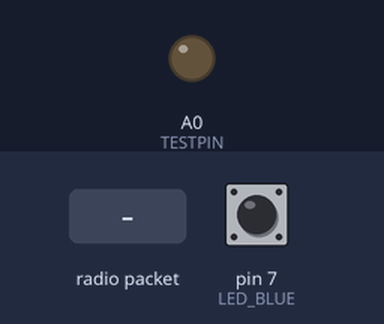
The sketch below on a simulated Arduino Uno, built with avr-gcc and run on an emulated ATmega328P. Parts: output pins drawn as LEDs (lit = HIGH). The test bench sets the inputs (shaded band); at power-on: pin 7 (LED_BLUE) HIGH. No radio packets arrive unless stated; what the sketch prints to the serial monitor is not drawn.

Above: at 1.2 s.
1.3 s: radio packet "1" arrives
Timing chart, 0 to 4.3 s (numbered marks = the images above; inputs shaded):
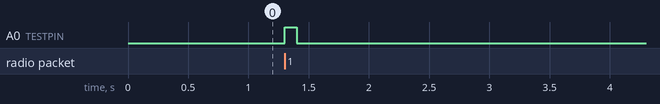

The sketch:

nrf24_master_V1_3.ino
```cpp
// nrf24_reliable_datagram_client.pde
// -*- mode: C++ -*-
// Example sketch showing how to create a simple addressed, reliable messaging client
// with the RHReliableDatagram class, using the RH_NRF24 driver to control a NRF24 radio.
// It is designed to work with the other example nrf24_reliable_datagram_server
// Tested on Uno with Sparkfun WRL-00691 NRF24L01 module
// Tested on Teensy with Sparkfun WRL-00691 NRF24L01 module
// Tested on Anarduino Mini (http://www.anarduino.com/mini/) with RFM73 module
// Tested on Arduino Mega with Sparkfun WRL-00691 NRF25L01 module

#include <RHReliableDatagram.h>
#include <RH_NRF24.h>
#include <SPI.h>

#define CLIENT_ADDRESS 1
#define SERVER_ADDRESS 2

#define  LED_BLUE  7
#define  LED_RED   6
#define  CE        9  //Toggle between RX/TX modes for the radio
#define  CSN       10 //SS for SPI communications
#define TESTPIN    A0

// Singleton instance of the radio driver
RH_NRF24 nrf24(CE, CSN);// CE, CSN pins

// RH_NRF24 driver(8, 7);   // For RFM73 on Anarduino Mini

// Class to manage message delivery and receipt, using the driver declared above
RHReliableDatagram manager(nrf24, SERVER_ADDRESS);

uint8_t data[] = "Hello World!";

// Dont put this on the stack:
uint8_t buf[RH_NRF24_MAX_MESSAGE_LEN];

String inputString = "";         // a string to hold incoming data
boolean stringComplete = false;  // whether the string is complete

void setup()
{
  Serial.begin(115200);
  pinMode(TESTPIN, OUTPUT);
  if (!manager.init())
    Serial.println("init failed");
  // Defaults after init are 2.402 GHz (channel 2), 2Mbps, 0dBm


  //  if (!nrf24.setRF(RH_NRF24::DataRate1Mbps, RH_NRF24::TransmitPower0dBm))
  //  digitalWrite(LED_RED,HIGH);
  data[0] = 0x02;
  data[1] = 0x00;
  data[2] = 0x00;

  manager.setTimeout(100);

}


void loop()
{


 if (manager.available())
  {
    digitalWrite(TESTPIN, HIGH);
    // Wait for a message addressed to us from the client
    uint8_t len = sizeof(buf);
    uint8_t from;
    if (manager.recvfromAck(buf, &len, &from))
    {
      Serial.print("S");
      Serial.print(",");
      Serial.print(from, DEC);
      Serial.print(",");
      Serial.print(buf[1], DEC);
      Serial.print(",");
      Serial.print(buf[2], DEC);
      Serial.print(",");
      Serial.print(buf[3], DEC);
      Serial.print(",");
      Serial.print(buf[4], DEC);
      Serial.print(",");
      Serial.print((buf[6]<<8) + buf[5]);
      Serial.print(",");
      Serial.print((buf[8]<<8) + buf[7]);
      Serial.print(",");
      Serial.print((buf[10]<<8) + buf[9]);
      Serial.print(",");
      Serial.println((buf[12]<<8) + buf[11]);
     // Serial.print(",");
      //Serial.println((char*)buf);
      digitalWrite(LED_BLUE,!digitalRead(LED_BLUE));

      // Send a reply back to the originator client
      if (!manager.sendtoWait(data, sizeof(data), from)) {
         digitalWrite(LED_RED,!digitalRead(LED_RED));
          Serial.println("sendtoWait failed");
      }
    }
    digitalWrite(TESTPIN, LOW);
    //  data[1] = data[1]++;
    //   data[2] = data[2]++;
  }


  if(Serial.available()==12) {
    digitalWrite(LED_RED,!digitalRead(LED_RED));
    for (int i=0; i<13; i++) {
      data[i] = Serial.read();
    }
  }

}//end loop

/*
void serialEvent() {
  byte counter = 0;
       digitalWrite(LED_RED,!digitalRead(LED_RED));

  while (Serial.available()) {
    // get the new byte:
    uint8_t inChar = Serial.read();
    // add it to the inputString:
    data[counter] += inChar;
    counter++;

    // if the incoming character is a newline, set a flag
    // so the main loop can do something about it:
    if (inChar == '\n') {
      stringComplete = true;
    }
  }
}
*/
```

Measured:
- after the input at 1.3 s, A0 (TESTPIN): LOW → HIGH at once, → LOW 0.10 s later
